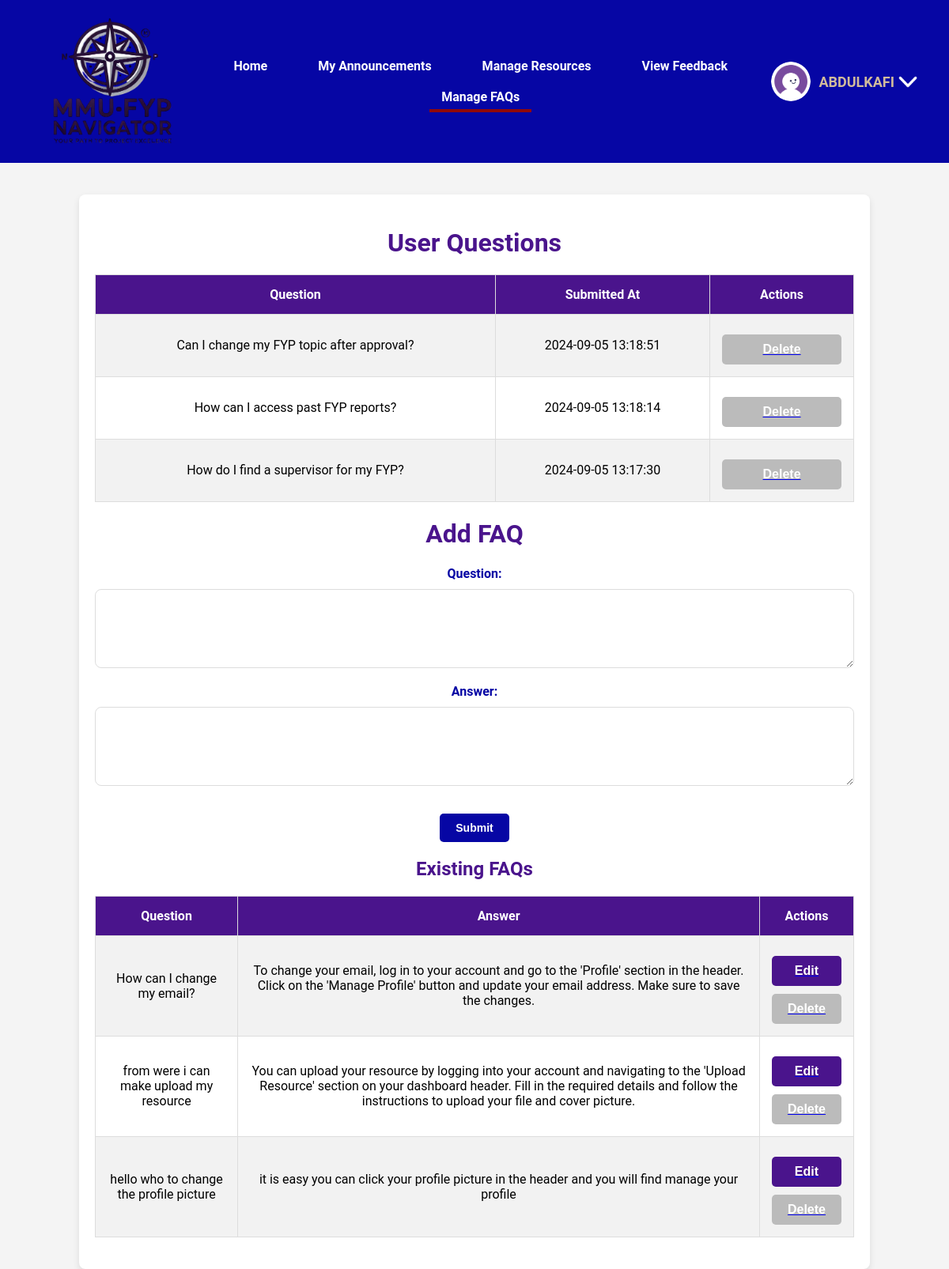
Page /MMU_resource/faq_admin.php (signed in) on the committed database.
### tables this page shows
CREATE TABLE `userquestions` (
  `question_id` int(11) NOT NULL,
  `user_id` int(11) DEFAULT NULL,
  `question_text` text NOT NULL,
  `asked_at` timestamp NOT NULL DEFAULT current_timestamp(),
  `answer_text` text DEFAULT NULL
);

CREATE TABLE `faq` (
  `id` int(11) NOT NULL,
  `question` text NOT NULL,
  `answer` text NOT NULL,
  `created_at` timestamp NOT NULL DEFAULT current_timestamp()
);

### MMU_resource/faq_admin.php (the view, shortened to what this page needs)
<?php
require 'db.php';
$stmt = $pdo->prepare("SELECT * FROM faq ORDER BY created_at DESC");
$stmt->execute();
$faqs = $stmt->fetchAll(PDO::FETCH_ASSOC);
$edit_faq = null;
$stmt = $pdo->prepare("SELECT * FROM userquestions ORDER BY asked_at DESC");
$stmt->execute();
$user_questions = $stmt->fetchAll(PDO::FETCH_ASSOC);
?>
<!DOCTYPE html>
<html lang="en">
<head>
    <link rel="stylesheet" href="css/style.css">
    <link rel="stylesheet" href="css/faq_admin.css">
</head>
<body>
    <?php include 'header.php'; ?>
    <div class="container">
        <h1>User Questions</h1>
        <table>
            <tr>
                <th>Question</th>
                <th>Submitted At</th>
                <th>Actions</th>
            </tr>
            <?php foreach ($user_questions as $question): ?>
                <tr>
                    <td><?php echo htmlspecialchars($question['question_text']); ?></td>
                    <td><?php echo htmlspecialchars($question['asked_at']); ?></td>
                    <td>
                        <a href="faq_admin.php?delete_user_question_id=<?php echo $question['question_id']; ?>"><button type="button" class="btn-table btn-cancel-table">Delete</button></a>
                    </td>
                </tr>
            <?php endforeach; ?>
        </table>
        <h1><?php echo $edit_faq ? 'Edit FAQ' : 'Add FAQ'; ?></h1>
        <form method="post" action="faq_admin.php">
            <div class="form-group">
                <label for="question">Question:</label>
                <textarea id="question" name="question" required><?php echo $edit_faq['question'] ?? ''; ?></textarea>
            </div>
            <div class="form-group">
                <label for="answer">Answer:</label>
                <textarea id="answer" name="answer" required><?php echo $edit_faq['answer'] ?? ''; ?></textarea>
            </div>
            <div class="btn-group">
                <button type="submit" class="btn">Submit</button>
            </div>
        </form>
        <h2>Existing FAQs</h2>
        <table>
            <tr>
                <th>Question</th>
                <th>Answer</th>
                <th>Actions</th>
            </tr>
            <?php foreach ($faqs as $faq): ?>
                <tr>
                    <td><?php echo htmlspecialchars($faq['question']); ?></td>
                    <td><?php echo htmlspecialchars($faq['answer']); ?></td>
                    <td>
                        <a href="faq_admin.php?edit_id=<?php echo $faq['id']; ?>"><button type="button" class="btn-table">Edit</button></a>
                        <a href="faq_admin.php?delete_id=<?php echo $faq['id']; ?>"><button type="button" class="btn-table btn-cancel-table">Delete</button></a>
                    </td>
                </tr>
            <?php endforeach; ?>
        </table>
    </div>
</body>
</html>

### MMU_resource/header.php (shortened to what this page needs)
<?php
$current_page = basename($_SERVER['PHP_SELF']);
?>
<!DOCTYPE html>
<html lang="en">
<head>
    <link rel="stylesheet" href="css/header.css">
</head>
<body>
    <header>
        <div class="navbar">
            <div class="logo">
                <a href="<?php echo $_SESSION['is_admin'] ? 'adminpanel.php' : 'home.php'; ?>"><img src="design/logo.png" alt="MMU Resources Logo"></a>
            </div>
            <?php if(isset($_SESSION['user_id'])): ?>
                <nav>
                    <ul>
                        <li><a href="<?php echo $_SESSION['is_admin'] ? 'adminpanel.php' : 'home.php'; ?>" class="<?php echo $current_page == ($_SESSION['is_admin'] ? 'adminpanel.php' : 'home.php') ? 'active' : ''; ?>">Home</a></li>
                        <?php if (!$_SESSION['is_admin']): ?>
                            <li><a href="announcements.php" class="<?php echo $current_page == 'announcements.php' ? 'active' : ''; ?>">Announcements</a></li>
                            <li><a href="upload_resource.php" class="<?php echo $current_page == 'upload_resource.php' ? 'active' : ''; ?>">Upload Resource</a></li>
                            <li><a href="purchased.php" class="<?php echo $current_page == 'purchased.php' ? 'active' : ''; ?>">My Resources</a></li>
                            <li><a href="posted_resources.php" class="<?php echo $current_page == 'posted_resources.php' ? 'active' : ''; ?>">Posted Resources</a></li>
                            <li><a href="about_us.php" class="<?php echo $current_page == 'about_us.php' ? 'active' : ''; ?>">About Us</a></li>
                        <?php else: ?>
                            <li><a href="my_announcements.php" class="<?php echo $current_page == 'my_announcements.php' ? 'active' : ''; ?>">My Announcements</a></li>
                            <li><a href="manage_resources.php" class="<?php echo $current_page == 'manage_resources.php' ? 'active' : ''; ?>">Manage Resources</a></li>
                            <li><a href="manage_feedback.php" class="<?php echo $current_page == 'manage_feedback.php' ? 'active' : ''; ?>">View Feedback</a></li>
                            <li><a href="faq_admin.php" class="<?php echo $current_page == 'faq_admin.php' ? 'active' : ''; ?>">Manage FAQs</a></li>
                        <?php endif; ?>
                    </ul>
                </nav>
            <?php endif; ?>
            <div class="user-info">
                <?php if(isset($_SESSION['user_id'])): ?>
                    <div class="profile">
                        <img src="<?php echo $_SESSION['profile_picture']; ?>" alt="Profile Picture" class="profile-picture">
                        <div class="profile-dropdown">
                            <span><?php echo $_SESSION['username']; ?> <img src="design/arrow.png" class="arrow" alt="Arrow Icon"></span>
                        </div>
                    </div>
                <?php else: ?>
                    <a href="signin.php" class="btn">Sign In</a>
                <?php endif; ?>
            </div>
        </div>
    </header>
</body>
</html>

### MMU_resource/css/style.css (style rules this page uses)
button, .btn, .btn-table, .btn-cancel, .btn-cancel-table { text-decoration: none; }
body { font-family: 'Roboto', sans-serif; margin: 0; padding: 0; background-color: #f4f4f4; }
.container { width: 80%; margin: 0 auto; padding: 20px; background: #fff; box-shadow: 0 4px 8px rgba(0, 0, 0, 0.1); border-radius: 8px; margin-top: 40px; }
h1, h2, h3 { text-align: center; color: #4A148C; font-weight: bold; }
.form-group { margin: 20px 0; text-align: center; }
label { display: block; margin-bottom: 10px; color: #0606a4; font-weight: bold; }
textarea { width: 80%; padding: 10px; border: 1px solid #ddd; border-radius: 5px; resize: vertical; height: 100px; margin: 0 auto; display: block; }
.btn { background: #0606a4; color: #fff; padding: 10px 20px; border: none; border-radius: 5px; cursor: pointer; transition: background 0.3s, box-shadow 0.3s; display: block; margin: 20px auto 0; font-weight: bold; font-size: 14px; text-align: center; }
.btn-group { display: flex; justify-content: center; gap: 10px; }

### MMU_resource/css/faq_admin.css (style rules this page uses)
body { font-family: 'Roboto', sans-serif; margin: 0; padding: 0; background-color: #f4f4f4; }
table { width: 100%; border-collapse: collapse; margin-bottom: 20px; font-size: 16px; }
table, th, td { border: 1px solid #ddd; }
th, td { padding: 15px; text-align: center; }
th { background-color: #4A148C; color: white; font-weight: bold; }
tr:nth-child(even) { background-color: #f2f2f2; }
.btn-table, .btn-cancel-table { background: #4A148C; color: #fff; padding: 10px 20px; border: none; border-radius: 5px; cursor: pointer; transition: background 0.3s, box-shadow 0.3s; font-weight: bold; font-size: 16px; text-align: center; display: block; width: 100%; margin-top: 10px; }
.btn-cancel-table { background: #bbb; }
.form-group { width: 100%; margin-bottom: 15px; }
.form-group textarea { width: 100%; padding: 10px; border-radius: 8px; box-sizing: border-box; font-size: 20px; }
.btn-group { flex-direction: column; align-items: center; }

### MMU_resource/css/header.css (style rules this page uses)
body { font-family: 'Roboto', sans-serif; margin: 0; padding: 0; background-color: #f4f4f4; }
header { background-color: #0606a4; color: #d1bb9b; padding: 20px 0; }
.navbar { display: flex; justify-content: space-between; align-items: center; padding: 0 40px; }
.logo img { width: 200px; }
nav { flex: 1; text-align: center; }
nav ul { list-style: none; padding: 0; margin: 0; display: inline-block; }
nav ul li { display: inline-block; margin: 0 15px; }
nav ul li a { color: white; text-decoration: none; padding: 10px 15px; position: relative; display: inline-block; transition: all 0.3s ease; font-weight: bold; }
nav ul li a::after { content: ''; position: absolute; left: 0; bottom: 0; width: 0%; height: 4px; background: #900909; transition: all 0.3s ease; }
nav ul li a:hover::after, nav ul li a.active::after { width: 100%; }
.user-info { display: flex; align-items: center; margin-left: auto; }
.profile { display: flex; align-items: center; position: relative; }
.profile-picture { width: 50px; height: 50px; border-radius: 50%; margin-right: 10px; object-fit: cover; }
.profile-dropdown { position: relative; }
.profile-dropdown span { cursor: pointer; display: flex; align-items: center; font-size: 18px; font-weight: bold; }
.profile-dropdown span .arrow { margin-left: 5px; width: 24px; height: 15px; transition: transform 0.3s ease; }

### rows in the picture
userquestions: question_text "Can I change my FYP topic after approval?", asked_at "2024-09-05 13:18:51"
userquestions: question_text "How can I access past FYP reports?", asked_at "2024-09-05 13:18:14"
userquestions: question_text "How do I find a supervisor for my FYP?", asked_at "2024-09-05 13:17:30"
faq: question "How can I change my email?", answer "To change your email, log in to your account and go to the 'Profile' section in the header. Click on the 'Manage Profile' button and update your email address. Make sure to save the changes."
faq: question "from were i can make upload my resource", answer "You can upload your resource by logging into your account and navigating to the 'Upload Resource' section on your dashboard header. Fill in the required details and follow the instructions to upload your file and cover picture."
faq: question "hello who to change the profile picture", answer "it is easy you can click your profile picture in the header and you will find manage your profile"

### other values in the picture
$_SESSION['username'] "ABDULKAFI"
